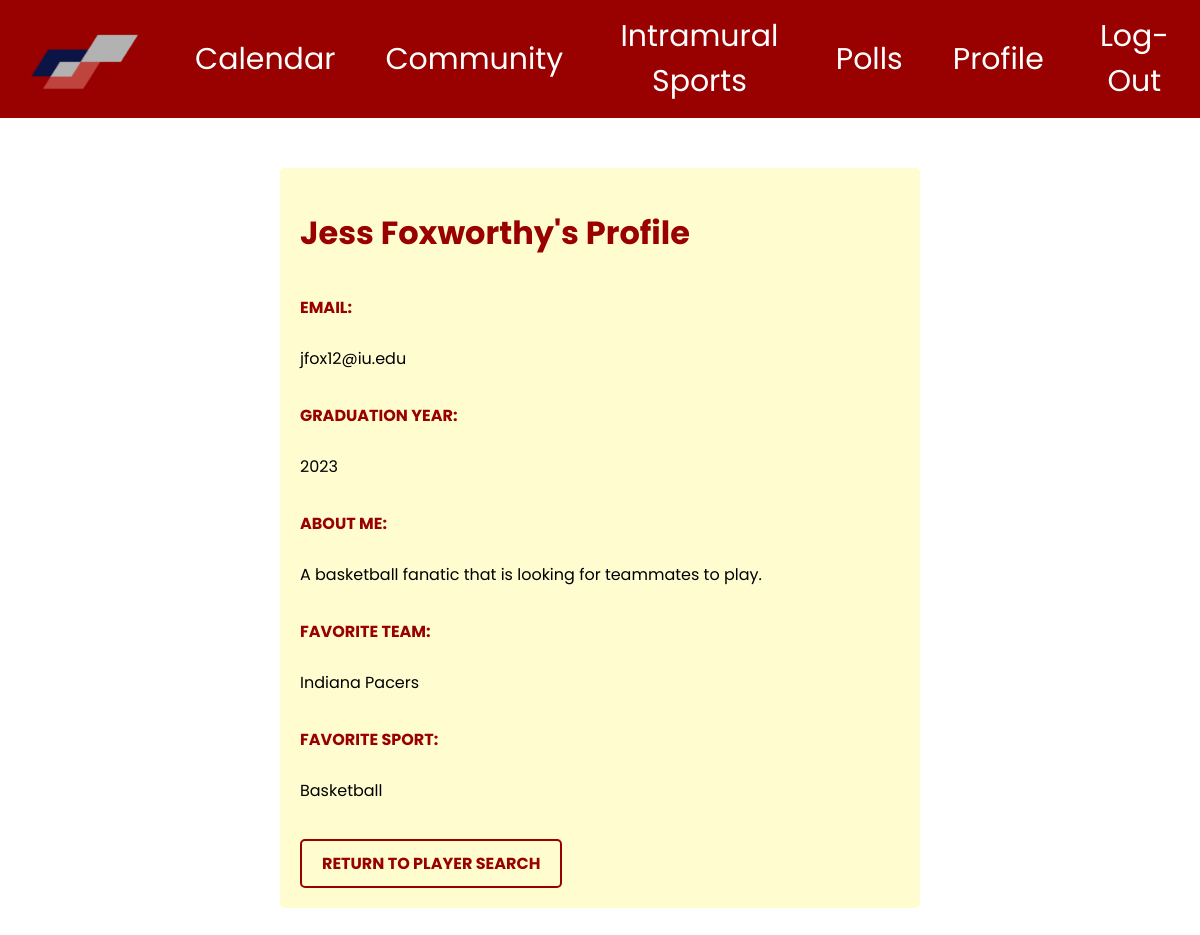
The page /player_profile.php?email=jfox12@iu.edu on the database its author committed.
### tables this page shows
create table user (
userid INT AUTO_INCREMENT NOT NULL,
Fname VARCHAR(50) NOT NULL,
Lname VARCHAR(50) NOT NULL,
email VARCHAR(50) NOT NULL,
FavSport VARCHAR(50),
FavTeam VARCHAR(50),
GradYear INT(4),
bio VARCHAR(200),
PRIMARY KEY (userid)
);

### player_profile.php (the view, shortened to what this page needs)
<?php
$email = $_GET['email'];
$servername = "db.luddy.indiana.edu";
$username = "i494f22_team36";
$password = "my+sql=i494f22_team36";
$dbname = "i494f22_team36";
$conn = new mysqli($servername, $username, $password, $dbname);
$query = "SELECT Intramurals.user_email, Intramurals.Preferred_sport, Intramurals.On_team, CONCAT(Fname, ' ', Lname) AS full_name, user.userid AS userid
          FROM Intramurals
          JOIN user ON Intramurals.user_email = user.email
          WHERE Intramurals.user_email = '$email'";
    $result = mysqli_query($conn, $query) or die('Error querying database.');
    $row = mysqli_fetch_array($result);
    $userid = $row['userid'];
    $sql = "SELECT * FROM user WHERE userid = '$userid'";
    $result = $conn->query($sql);
    if ($result->num_rows > 0) {
    while($row_user= $result->fetch_assoc()) {
        $FavTeam = $row_user["FavTeam"];
        $FavSport = $row_user["FavSport"];
        $grad = $row_user["GradYear"];
        $bio = $row_user["bio"];
    }
    } else {
    echo "0 results";
    }
    ?>
    <link rel="stylesheet" href="css/styles.css">
<body>
<div class="topnav">
        <a href="homepage.php"><img class="homeImg" src="Images/smallLogo.png" alt="Home"></a>
        <a href="calendar.php">Calendar</a>
        <a href="community.php">Community</a>
        <a href="intramurals.php">Intramural Sports</a>
        <a href="polls.php">Polls</a>
        <a href="profile2.php">Profile</a>
        <a href="https://idp.login.iu.edu/idp/profile/cas/logout">Log-Out </a>
</div>
    <div class="profile">
      <div class="profile-box">
      <h1><?php echo $row['full_name'] ?>'s Profile</h1>
      <div class="info">
        <p class="descriptors">Email:</p>
        <p class="elements"><?php echo $email ?></p>
      </div>
      <div class="info">
        <p class="descriptors">Graduation Year:</p>
        <p class="elements"><?php echo $grad ?></p>
      </div>
      <div class="info">
        <p class="descriptors">About Me:</p>
        <p class="elements"><?php echo $bio ?></p>
      </div>
      <div class="info">
        <p class="descriptors">Favorite Team:</p>
        <p class="elements"><?php echo $FavTeam ?></p>
      </div>
      <div class="info">
        <p class="descriptors">Favorite Sport: </p>
        <p class="elements"><?php echo $FavSport ?></p>
      </div>
      <a class="editprofilebutton" href="intramuralplayers.php">Return to Player Search</a>
    </div>
    </div>
</body>

### css/styles.css (style rules this page uses)
* { font-family: 'Poppins', sans-serif; }
body { margin: 0; padding: 0; }
.topnav { background-color: #990000; overflow: hidden; margin: 0; padding: 0; display: flex; justify-content: center; align-items: center; font-family: 'Poppins', sans-serif; }
.topnav a { float: left; color: white; text-align: center; padding: 14px 25px; text-decoration: none; font-size: 30px; font-family: 'Poppins', sans-serif; }
.homeImg { width: 120px; height: 75px; padding: 0%; }
body { background-color: #fff; }
.profile { padding-top: 50px; padding-bottom: 50px; }
.profile h1, .profile h2, .profile h3, .profile h4, .profile a { color: #990000; }
.profile-box { background-color: #FFFDD0; padding: 20px; border-radius: 5px; margin: 0 auto 20px; width: 50%; white-space: nowrap; }
.descriptors { font-weight: bold; margin-right: 10px; text-transform: uppercase; font-size: 16px; display: inline-block; width: 100px; margin-bottom: 10px; color:#990000; }
.elements { font-size: 16px; color:black; }
.editprofilebutton { color: #fff; font-weight: bold; text-transform: uppercase; text-decoration: none; border: 2px solid #990000; padding: 10px 20px; border-radius: 5px; display: inline-block; margin-top: 20px; transition: background-color 0.2s ease-in-out, color 0.2s ease-in-out; }

### rows shown on the page
user: GradYear "2023", bio "A basketball fanatic that is looking for teammates to play.", FavTeam "Indiana Pacers", FavSport "Basketball"

### other values the page prints
$row['full_name'] "Jess Foxworthy"
$email "jfox12@iu.edu"
